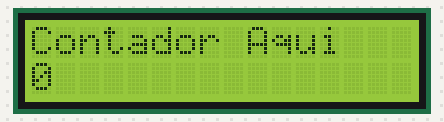
Bench run of a sketch on a simulated Arduino Uno, built with avr-gcc and run on an emulated ATmega328P. Shown: 16×2 character LCD.

Above: at 0.1 s.
At 4.1 s:
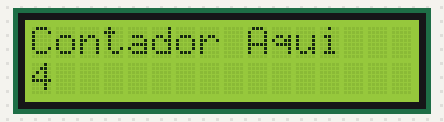
At 9.1 s:
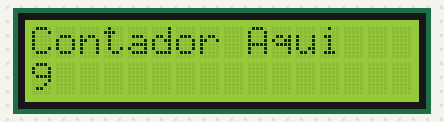
At 19.1 s:
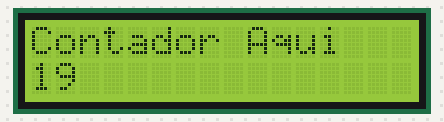
At 29.1 s:
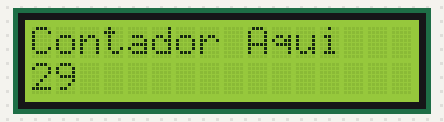
At 39.1 s:
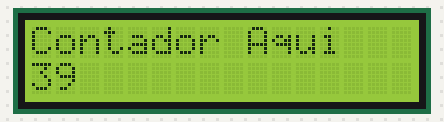

Measured:
- what the display in image 1 shows lasts 1.0 s, from 4.0 s to 5.0 s

The sketch:

Circuito_11.ino
```cpp
/*
  CIRCUITO 11 - Pantalla LCD.
  Para armar este circuito necesitaras:
  -1 Tarjeta Arduino
  -1 Breadboard
  -1 cable USB
  -17 cable de prototipados
  -1 pantalla LCD 16x2
  -1 potenciometro 1K Ohms
 */
#include <LiquidCrystal.h>

//La libreria para pantalla LCD tambien opera con clases,
//similar al puerto serie y la libreria de servo. Aca la
//diferencia es que cuando se declara el objeto de la pantalla
//se indican entre parentesis los numeros de pin que se usan
//para conectarla.
LiquidCrystal lcd(12, 11, 5, 4, 3, 2);
//Orden de los pines: RS, Enable, D4, D5, D6, D7

void setup() {
  //Para inicializar la pantalla se usa el metodo "begin", al
  //cual se le deben pasar las dimensiones de la pantalla.
  //(En este caso 16 columnas por 2 filas).
  lcd.begin(16, 2);

  //El metodo "clear" limpia cualquier texto que pudiera estar
  //en la pantalla
  lcd.clear();
}

void loop() {
  //En esta ocasion se cuenta con varias funciones para probar
  //la pantalla. Pruebe cada una de ellas descomentando las
  //lineas.

  contador();
  //scrollDerecho();
  //scrollIzquierdo();
  //autoScroll();
}

void contador() {
  //La pantalla siempre escribe a continuacion de la ultima
  //posicion donde se escribio la vez anterior. El metodo
  //"setCursor" permite irse a cualquier posicion. La posicion
  //(0, 0) corresponde a la esquina superior izquierda.
  lcd.setCursor(0, 0);
  //Para enviar texto a la pantalla se usa el metodo "print".
  lcd.print("Contador Aqui");

  //La posicion (0, 1) es la esquina inferior izquierda.
  lcd.setCursor(0, 1);
  //El metodo print tambien puede usarse con valores numericos.
  lcd.print(millis() / 1000);

  //Nota: La funcion "millis" devuelve la cantidad de milesimas
  //de segundo que han pasado desde que el arduino comenzo a
  //correr el programa. Esto es util para llevar la cuenta del
  //tiempo.
}

void scrollDerecho() {
  //Imprime el mensaje arriba a la izquierda.
  lcd.setCursor(0, 0);
  lcd.print("Muevete -->");

  //Tip: Puede declararse la variable de iteracion dentro del
  //parentesis del lazo for, ahorrandose la linea de
  //declaracion al inicio.
  for (int posicion = 0; posicion < 10; posicion++) {
    //El metodo "scrollDisplayRight" mueve todo el texto en la
    //pantalla una posicion hacia la derecha. Con esto se logra
    //el efecto de marquesina.
    lcd.scrollDisplayRight();
    delay(150);
  }
}

void scrollIzquierdo() {
  //Imprime el mensaje en la esquina superior izquierda.
  lcd.setCursor(0, 0);
  lcd.print("<-- Muevete");

  //Imprime el mensaje casi a la mitad de la segunda fila.
  lcd.setCursor(7, 1);
  lcd.print("Yo te sigo");

  //En esta ocasion se usa el metodo "scrollDisplayLeft"
  //para mover el texto hacia la izquierda.
  for (int posicion = 0; posicion < 10; posicion++) {
    lcd.scrollDisplayLeft();
    delay(150);
  }
}

void autoScroll() {
  //Coloca el cursor en la esquina superior izquierda, para que
  //el siguiente texto aparezca ahi
  lcd.setCursor(0, 0);

  //Imprime los numeros del 0 al 9, con pausas entre numero
  //y numero.
  for (int caracter = 0; caracter < 10; caracter++) {
    lcd.print(caracter);
    delay(500);
  }

  //Coloca el cursor en la esquina inferior derecha.
  lcd.setCursor(16, 1);
  //Enciende el auto scroll con el metodo "autoscroll"
  lcd.autoscroll();

  //Nota: El auto scroll (desplazamiento automatico) causa que
  //la pantalla corra todo el texto a la izquierda cada vez que
  //se imprimen caracteres nuevos. Esto es util para crear
  //efectos de marquesina con mensajes largos.

  //A continuacion se vuelve a imprimir los numeros del 0 al 9
  //con pausas, pero como el auto scroll esta encendido movera
  //los digitos anteriores fuera de pantalla.
  for (int caracter = 0; caracter < 10; caracter++) {
    lcd.print(caracter);
    delay(500);
  }

  //Apaga el auto scroll y limpia la pantalla para la siguiente
  //iteracion.
  lcd.noAutoscroll();
  lcd.clear();
}

/*
   Código realizado por Joksan Alvarado en colaboración con
   Karla Hernandez para el proyecto de educación en tecnologias
   Microcode impartido desde el LabCT, en El Salvador.

   Este material se encuentra bajo licencia Creative Commons 4.0
   CC-BY-SA y GNU General public license 3.0
*/
```
